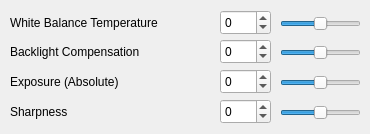
        <widget class="QWidget" name="tabCamConfig1">
         <attribute name="title">
          <string>Cam Config</string>
         </attribute>
         <widget class="QSlider" name="horizontalSliderCaptureDevicePropertiesWhiteBalance">
          <property name="geometry">
           <rect>
            <x>280</x>
            <y>11</y>
            <width>81</width>
            <height>25</height>
           </rect>
          </property>
          <property name="minimumSize">
           <size>
            <width>0</width>
            <height>25</height>
           </size>
          </property>
          <property name="maximumSize">
           <size>
            <width>16777215</width>
            <height>25</height>
           </size>
          </property>
          <property name="minimum">
           <number>-64</number>
          </property>
          <property name="maximum">
           <number>64</number>
          </property>
          <property name="orientation">
           <enum>Qt::Horizontal</enum>
          </property>
         </widget>
         <widget class="QLabel" name="labelCaptureDevicePropertiesWhiteBalance">
          <property name="geometry">
           <rect>
            <x>10</x>
            <y>10</y>
            <width>211</width>
            <height>25</height>
           </rect>
          </property>
          <property name="minimumSize">
           <size>
            <width>0</width>
            <height>25</height>
           </size>
          </property>
          <property name="maximumSize">
           <size>
            <width>16777215</width>
            <height>25</height>
           </size>
          </property>
          <property name="text">
           <string>White Balance Temperature</string>
          </property>
         </widget>
         <widget class="QSpinBox" name="spinBoxCaptureDevicePropertiesWhiteBalance">
          <property name="geometry">
           <rect>
            <x>220</x>
            <y>10</y>
            <width>51</width>
            <height>25</height>
           </rect>
          </property>
          <property name="minimumSize">
           <size>
            <width>0</width>
            <height>25</height>
           </size>
          </property>
          <property name="maximumSize">
           <size>
            <width>16777215</width>
            <height>25</height>
           </size>
          </property>
          <property name="minimum">
           <number>-64</number>
          </property>
          <property name="maximum">
           <number>64</number>
          </property>
          <property name="value">
           <number>0</number>
          </property>
         </widget>
         <widget class="QSlider" name="horizontalSliderCaptureDevicePropertiesBacklight">
          <property name="geometry">
           <rect>
            <x>280</x>
            <y>40</y>
            <width>81</width>
            <height>25</height>
           </rect>
          </property>
          <property name="minimumSize">
           <size>
            <width>0</width>
            <height>25</height>
           </size>
          </property>
          <property name="maximumSize">
           <size>
            <width>16777215</width>
            <height>25</height>
           </size>
          </property>
          <property name="minimum">
           <number>-64</number>
          </property>
          <property name="maximum">
           <number>64</number>
          </property>
          <property name="orientation">
           <enum>Qt::Horizontal</enum>
          </property>
         </widget>
         <widget class="QLabel" name="labelCaptureDevicePropertiesBacklight">
          <property name="geometry">
           <rect>
            <x>10</x>
            <y>39</y>
            <width>211</width>
            <height>25</height>
           </rect>
          </property>
          <property name="minimumSize">
           <size>
            <width>0</width>
            <height>25</height>
           </size>
          </property>
          <property name="maximumSize">
           <size>
            <width>16777215</width>
            <height>25</height>
           </size>
          </property>
          <property name="text">
           <string>Backlight Compensation</string>
          </property>
         </widget>
         <widget class="QSpinBox" name="spinBoxCaptureDevicePropertiesBacklight">
          <property name="geometry">
           <rect>
            <x>220</x>
            <y>39</y>
            <width>51</width>
            <height>25</height>
           </rect>
          </property>
          <property name="minimumSize">
           <size>
            <width>0</width>
            <height>25</height>
           </size>
          </property>
          <property name="maximumSize">
           <size>
            <width>16777215</width>
            <height>25</height>
           </size>
          </property>
          <property name="minimum">
           <number>-64</number>
          </property>
          <property name="maximum">
           <number>64</number>
          </property>
          <property name="value">
           <number>0</number>
          </property>
         </widget>
         <widget class="QSlider" name="horizontalSliderCaptureDevicePropertiesExposure">
          <property name="geometry">
           <rect>
            <x>280</x>
            <y>70</y>
            <width>81</width>
            <height>25</height>
           </rect>
          </property>
          <property name="minimumSize">
           <size>
            <width>0</width>
            <height>25</height>
           </size>
          </property>
          <property name="maximumSize">
           <size>
            <width>16777215</width>
            <height>25</height>
           </size>
          </property>
          <property name="minimum">
           <number>-64</number>
          </property>
          <property name="maximum">
           <number>64</number>
          </property>
          <property name="orientation">
           <enum>Qt::Horizontal</enum>
          </property>
         </widget>
         <widget class="QSpinBox" name="spinBoxCaptureDevicePropertiesEsposure">
          <property name="geometry">
           <rect>
            <x>220</x>
            <y>69</y>
            <width>51</width>
            <height>25</height>
           </rect>
          </property>
          <property name="minimumSize">
           <size>
            <width>0</width>
            <height>25</height>
           </size>
          </property>
          <property name="maximumSize">
           <size>
            <width>16777215</width>
            <height>25</height>
           </size>
          </property>
          <property name="minimum">
           <number>-64</number>
          </property>
          <property name="maximum">
           <number>64</number>
          </property>
          <property name="value">
           <number>0</number>
          </property>
         </widget>
         <widget class="QLabel" name="labelCaptureDevicePropertiesExposure">
          <property name="geometry">
           <rect>
            <x>10</x>
            <y>69</y>
            <width>211</width>
            <height>25</height>
           </rect>
          </property>
          <property name="minimumSize">
           <size>
            <width>0</width>
            <height>25</height>
           </size>
          </property>
          <property name="maximumSize">
           <size>
            <width>16777215</width>
            <height>25</height>
           </size>
          </property>
          <property name="text">
           <string>Exposure (Absolute)</string>
          </property>
         </widget>
         <widget class="QSlider" name="horizontalSliderCaptureDevicePropertiesSharpness">
          <property name="geometry">
           <rect>
            <x>280</x>
            <y>100</y>
            <width>81</width>
            <height>25</height>
           </rect>
          </property>
          <property name="minimumSize">
           <size>
            <width>0</width>
            <height>25</height>
           </size>
          </property>
          <property name="maximumSize">
           <size>
            <width>16777215</width>
            <height>25</height>
           </size>
          </property>
          <property name="minimum">
           <number>-64</number>
          </property>
          <property name="maximum">
           <number>64</number>
          </property>
          <property name="orientation">
           <enum>Qt::Horizontal</enum>
          </property>
         </widget>
         <widget class="QLabel" name="labelCaptureDevicePropertiesSharpness">
          <property name="geometry">
           <rect>
            <x>10</x>
            <y>99</y>
            <width>211</width>
            <height>25</height>
           </rect>
          </property>
          <property name="minimumSize">
           <size>
            <width>0</width>
            <height>25</height>
           </size>
          </property>
          <property name="maximumSize">
           <size>
            <width>16777215</width>
            <height>25</height>
           </size>
          </property>
          <property name="text">
           <string>Sharpness</string>
          </property>
         </widget>
         <widget class="QSpinBox" name="spinBoxCaptureDevicePropertiesSharpness">
          <property name="geometry">
           <rect>
            <x>220</x>
            <y>99</y>
            <width>51</width>
            <height>25</height>
           </rect>
          </property>
          <property name="minimumSize">
           <size>
            <width>0</width>
            <height>25</height>
           </size>
          </property>
          <property name="maximumSize">
           <size>
            <width>16777215</width>
            <height>25</height>
           </size>
          </property>
          <property name="minimum">
           <number>-64</number>
          </property>
          <property name="maximum">
           <number>64</number>
          </property>
          <property name="value">
           <number>0</number>
          </property>
         </widget>
        </widget>
